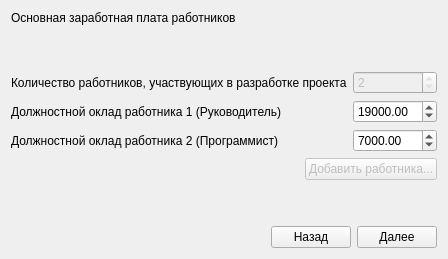
      <widget class="QWidget" name="tab_3">
       <attribute name="title">
        <string>Затраты1</string>
       </attribute>
       <layout class="QVBoxLayout" name="verticalLayout_8">
        <item>
         <widget class="QLabel" name="label_44">
          <property name="maximumSize">
           <size>
            <width>16777215</width>
            <height>20</height>
           </size>
          </property>
          <property name="text">
           <string>Основная заработная плата работников</string>
          </property>
         </widget>
        </item>
        <item>
         <spacer name="verticalSpacer_2">
          <property name="orientation">
           <enum>Qt::Vertical</enum>
          </property>
          <property name="sizeHint" stdset="0">
           <size>
            <width>20</width>
            <height>40</height>
           </size>
          </property>
         </spacer>
        </item>
        <item>
         <layout class="QGridLayout" name="gridLayout_7">
          <item row="0" column="1">
           <widget class="QSpinBox" name="spinBox_19">
            <property name="enabled">
             <bool>false</bool>
            </property>
            <property name="readOnly">
             <bool>true</bool>
            </property>
            <property name="value">
             <number>2</number>
            </property>
           </widget>
          </item>
          <item row="0" column="0">
           <widget class="QLabel" name="label_45">
            <property name="text">
             <string>Количество работников, участвующих в разработке проекта</string>
            </property>
            <property name="wordWrap">
             <bool>false</bool>
            </property>
           </widget>
          </item>
          <item row="1" column="1">
           <widget class="QDoubleSpinBox" name="doubleSpinBox_11">
            <property name="maximum">
             <double>1000000000.000000000000000</double>
            </property>
            <property name="singleStep">
             <double>0.100000000000000</double>
            </property>
            <property name="value">
             <double>19000.000000000000000</double>
            </property>
           </widget>
          </item>
          <item row="2" column="0">
           <widget class="QLabel" name="label_86">
            <property name="text">
             <string>Должностной оклад работника 2 (Программист)</string>
            </property>
           </widget>
          </item>
          <item row="1" column="0">
           <widget class="QLabel" name="label_85">
            <property name="text">
             <string>Должностной оклад работника 1 (Руководитель)</string>
            </property>
           </widget>
          </item>
          <item row="2" column="1">
           <widget class="QDoubleSpinBox" name="doubleSpinBox_12">
            <property name="maximum">
             <double>1000000000.000000000000000</double>
            </property>
            <property name="singleStep">
             <double>0.100000000000000</double>
            </property>
            <property name="value">
             <double>7000.000000000000000</double>
            </property>
           </widget>
          </item>
         </layout>
        </item>
        <item>
         <layout class="QHBoxLayout" name="horizontalLayout_8">
          <item>
           <spacer name="horizontalSpacer_8">
            <property name="orientation">
             <enum>Qt::Horizontal</enum>
            </property>
            <property name="sizeHint" stdset="0">
             <size>
              <width>40</width>
              <height>20</height>
             </size>
            </property>
           </spacer>
          </item>
          <item>
           <widget class="QPushButton" name="pushButton_7">
            <property name="enabled">
             <bool>false</bool>
            </property>
            <property name="text">
             <string>Добавить работника...</string>
            </property>
            <property name="checkable">
             <bool>false</bool>
            </property>
            <property name="checked">
             <bool>false</bool>
            </property>
            <property name="autoDefault">
             <bool>false</bool>
            </property>
            <property name="default">
             <bool>false</bool>
            </property>
            <property name="flat">
             <bool>false</bool>
            </property>
           </widget>
          </item>
         </layout>
        </item>
        <item>
         <spacer name="verticalSpacer">
          <property name="orientation">
           <enum>Qt::Vertical</enum>
          </property>
          <property name="sizeHint" stdset="0">
           <size>
            <width>20</width>
            <height>40</height>
           </size>
          </property>
         </spacer>
        </item>
        <item>
         <layout class="QHBoxLayout" name="horizontalLayout_7">
          <item>
           <spacer name="horizontalSpacer_7">
            <property name="orientation">
             <enum>Qt::Horizontal</enum>
            </property>
            <property name="sizeHint" stdset="0">
             <size>
              <width>40</width>
              <height>20</height>
             </size>
            </property>
           </spacer>
          </item>
          <item>
           <widget class="QPushButton" name="pushButton_9">
            <property name="text">
             <string>Назад</string>
            </property>
           </widget>
          </item>
          <item>
           <widget class="QPushButton" name="pushButton_6">
            <property name="text">
             <string>Далее</string>
            </property>
           </widget>
          </item>
         </layout>
        </item>
       </layout>
      </widget>
